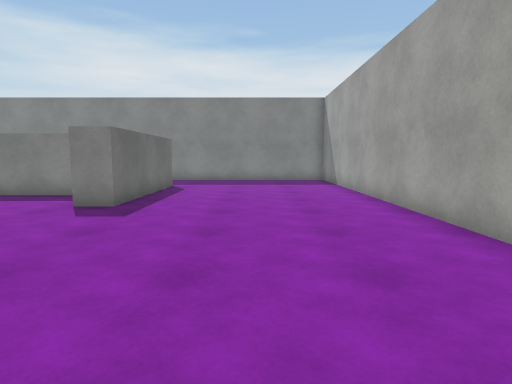
View 1 (above)

19 first-person views from a walk through a 3-D level made in the Unity game engine. The camera is 1.2 m above the floor, tilts 6° down and sees 75° across. The floor is counted in squares, 1 m on a side. Each view is taken from the middle of a square. On the plan, view 1 faces up. The plan holds only what a view shows up to about 14 squares ahead; the rest is blank. The player character is not drawn. Surface patterns are stand-ins for the level's own textures.

View 2
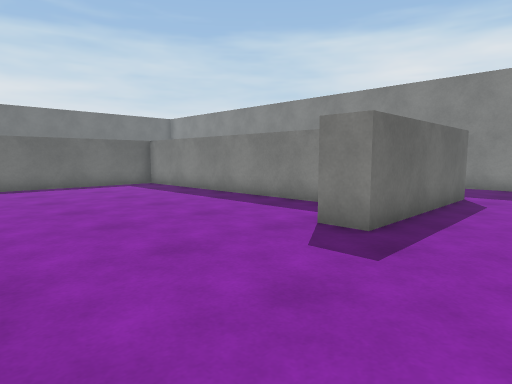

View 3
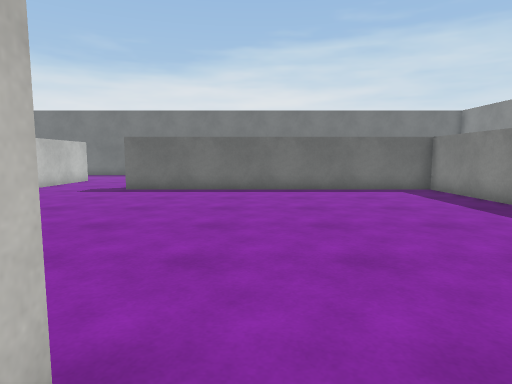

View 4
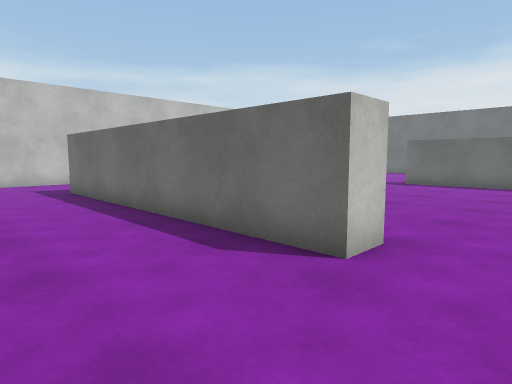

View 5
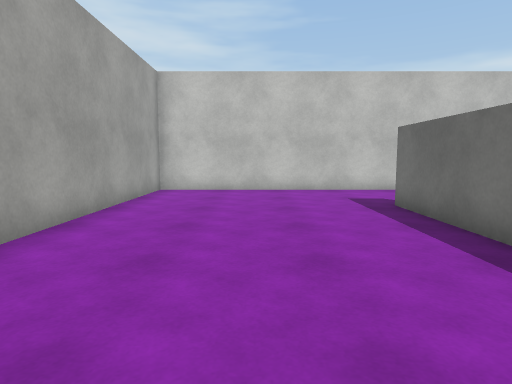

View 6
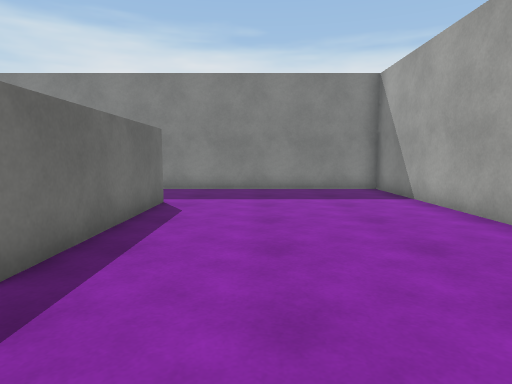

View 7
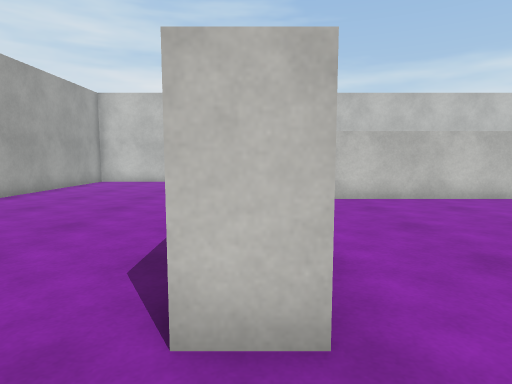

View 8
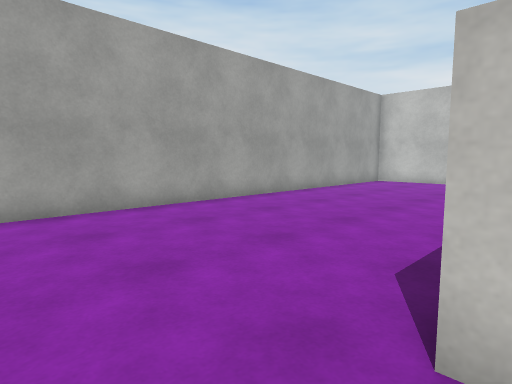

View 9
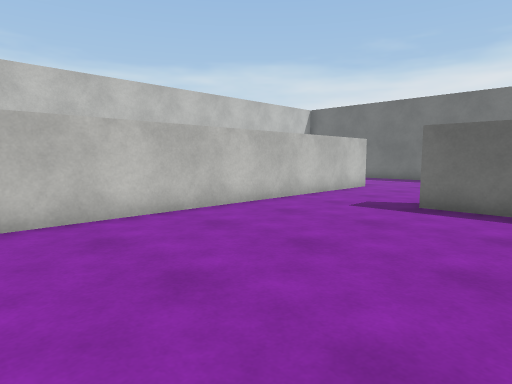

View 10
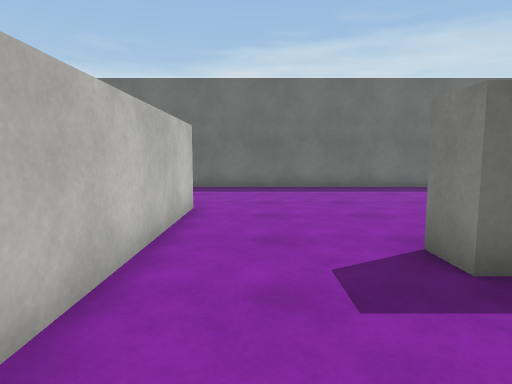

View 11
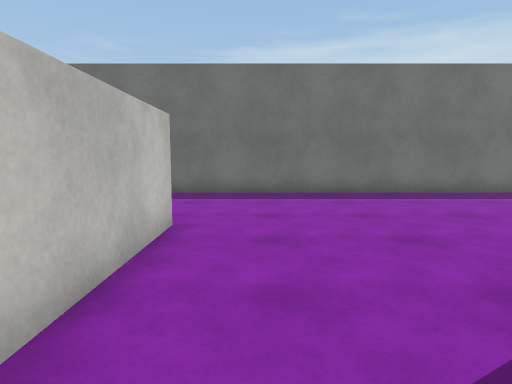

View 12
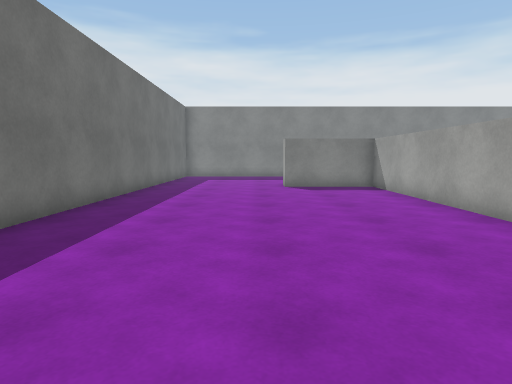

View 13
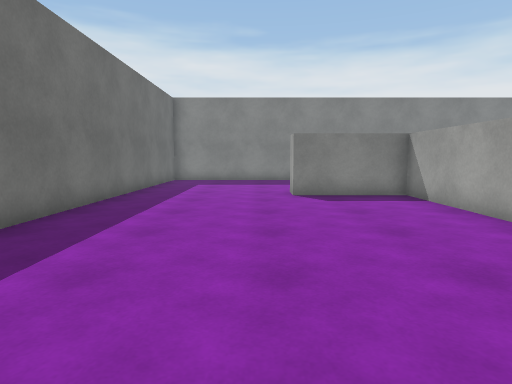

View 14
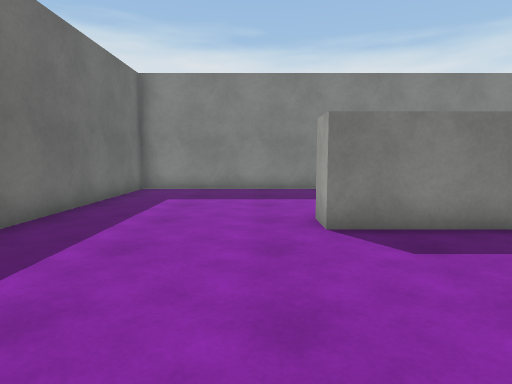

View 15
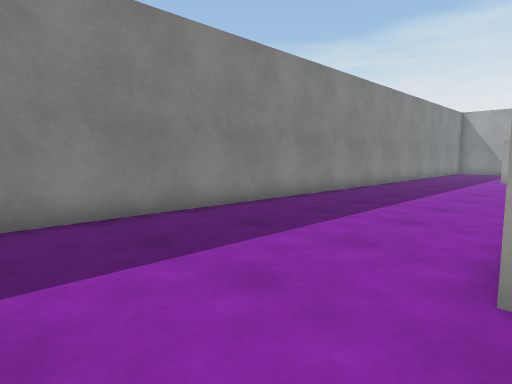

View 16
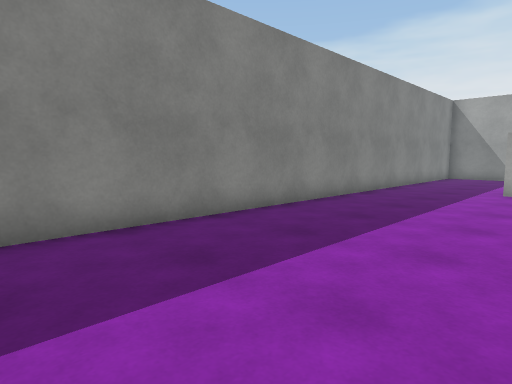

View 17
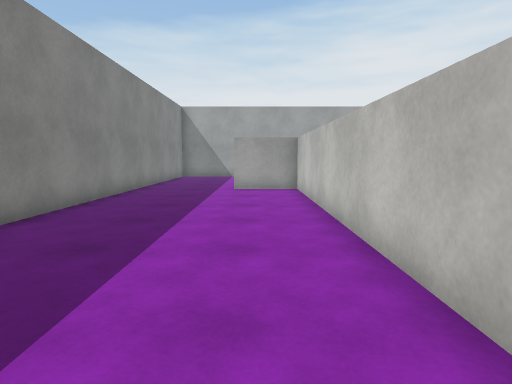

View 18
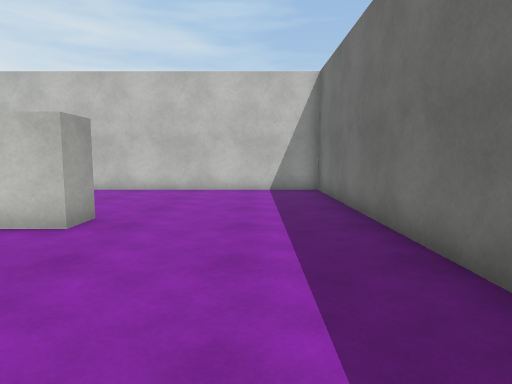

View 19
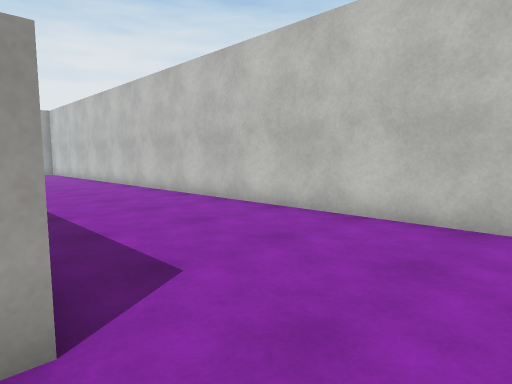

### Floor plan
Points are (right, up) in squares from view 1. A wall is a line through its corners. A room is listed if a view was taken in it or the views show most of it. See-through windows are left out.
Room 1 (views 1, 2, 3, 4, 5, 6, 7, 8, 9, 10, 11, 12, 13, 14, 15, 16, 17, 18, 19)
walls: (-4.5, 3) (-3.5, 3) (-3.5, -7.2); (-16.3, 3) (-16.3, 10.4) (-19.8, 10.4) (-19.8, 11.5); (-5.8, 10.4) (-15.3, 10.4) (-15.3, -0.8) (-16.4, -0.8); (-15.1, 11.4) (-4.5, 11.4) (-4.5, 13.9); (-3.5, 13.9) (-3.5, 8.1) (-4.5, 8.1); (-19.8, -5.5) (-19.8, -4.5) (-6.3, -4.5); (-5.3, -11.2) (3.5, -11.2) (3.5, 17.5) (-25.3, 17.5) (-25.3, -11.2) (-8.3, -11.2)

Where each view was taken, in squares from view 1:
view 1: 0 up, 0 right, facing up
view 2: 3 up, 1 left, facing up-left
view 3: 4 up, 3 left, facing left
view 4: 5 up, 0 right, facing down-left
view 5: 1 up, 0 right, facing down
view 6: 5 up, 1 left, facing up
view 7: 5 up, 4 left, facing down
view 8: 5 up, 4 left, facing down-right
view 9: 2 up, 7 left, facing down-left
view 10: 3 down, 12 left, facing left
view 11: 3 down, 14 left, facing left
view 12: 3 down, 21 left, facing up
view 13: 0 up, 21 left, facing up
view 14: 5 up, 21 left, facing up
view 15: 11 up, 23 left, facing up-right
view 16: 12 up, 17 left, facing up-right
view 17: 13 up, 17 left, facing right
view 18: 1 up, 23 left, facing down
view 19: 5 down, 22 left, facing down-right
